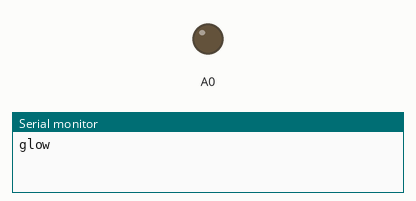
Recording of a sketch running on a simulated Arduino Uno, built with avr-gcc and run on an emulated ATmega328P. Parts: output pins drawn as LEDs (lit = HIGH), the last lines printed to the serial monitor.

Above: at 0.1 s.
At 114.9 s:
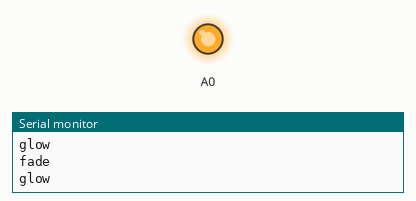
Timing chart, 0 to 116.4 s (numbered marks = the images above):
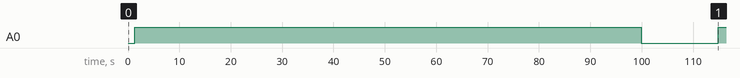

The sketch:

fadeinfadeout.ino
```cpp
int i;
void setup() {
  Serial.begin(9600);
  pinMode(A0,INPUT);

}

void loop() {
  i = 0;
  Serial.println("glow");
  while(i<1024)
  {
    analogWrite(A0, i);
    i=i+1;
    delay(10);
  }
  //delay(1000);
  i = 1023;
  Serial.println("fade");
  while(i>0)
  {
    analogWrite(A0, i);
    i=i-1;
    delay(100);
  }
  delay(1000);
}
```

Measured:
- by itself, A0: LOW → HIGH at 1.3 s, → LOW 98.6 s later, → HIGH 15.0 s later
